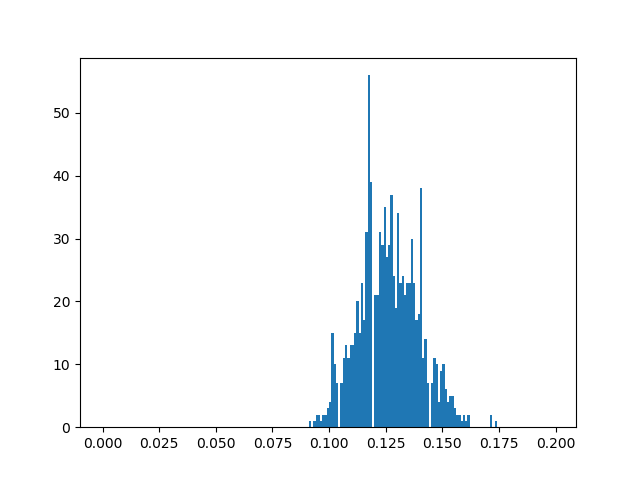

Here is the Python script that generated this plot:
import numpy as np
import matplotlib.pyplot as plt

def dataset(M):
    #count = 0
    xofX=np.random.uniform(-1,1,M)
    yofX=np.random.uniform(-1,1,M)
    X=np.c_[np.ones(M), xofX,yofX, np.ones(M), np.ones(M), np.ones(M)]
    for i in range(M):
        X[i, 3]=X[i, 1]*X[i, 2]
        X[i, 4]=X[i, 1]*X[i, 1]
        X[i, 5]=X[i, 2]*X[i, 2]
    Y=np.sign(X[:,1]*X[:,1]+X[:,2]*X[:,2]-0.6)
    for i in range(M):
        if np.random.rand() <= 0.1:
            #count += 1
            Y[i] *= -1
    Y = np.mat(Y)
    Y = np.reshape(Y, (M, 1))
    #print(count)
    #print(X, Y)
    return X, Y

M = 1000
#dataset(M)
w_total=np.reshape(np.mat(np.ones(6)), (6,1))
E_out = 0.0
E_out_array = [ ]
for i in range(1000):
    X, Y = dataset(M)
    Xtest, Ytest = dataset(M)
    #w = np.linalg.pinv(X).dot(Y)
    w = np.linalg.inv(X.T.dot(X)).dot(X.T).dot(Y)
    w_total += w
    Y_out = np.sign(Xtest.dot(w))
    error = np.sum(Y_out!=Ytest)/M
    E_out += error
    E_out_array.append(error)
    #print(error)
print ('avg weight : ', w_total[0,0]/1000, w_total[1,0]/1000, w_total[2,0]/1000, w_total[3,0]/1000, w_total[4,0]/1000, w_total[5,0]/1000)
print ('avg E_out : ', E_out/1000)
plt.hist(E_out_array, bins=np.arange(0, 0.2, 0.001))
plt.show()
